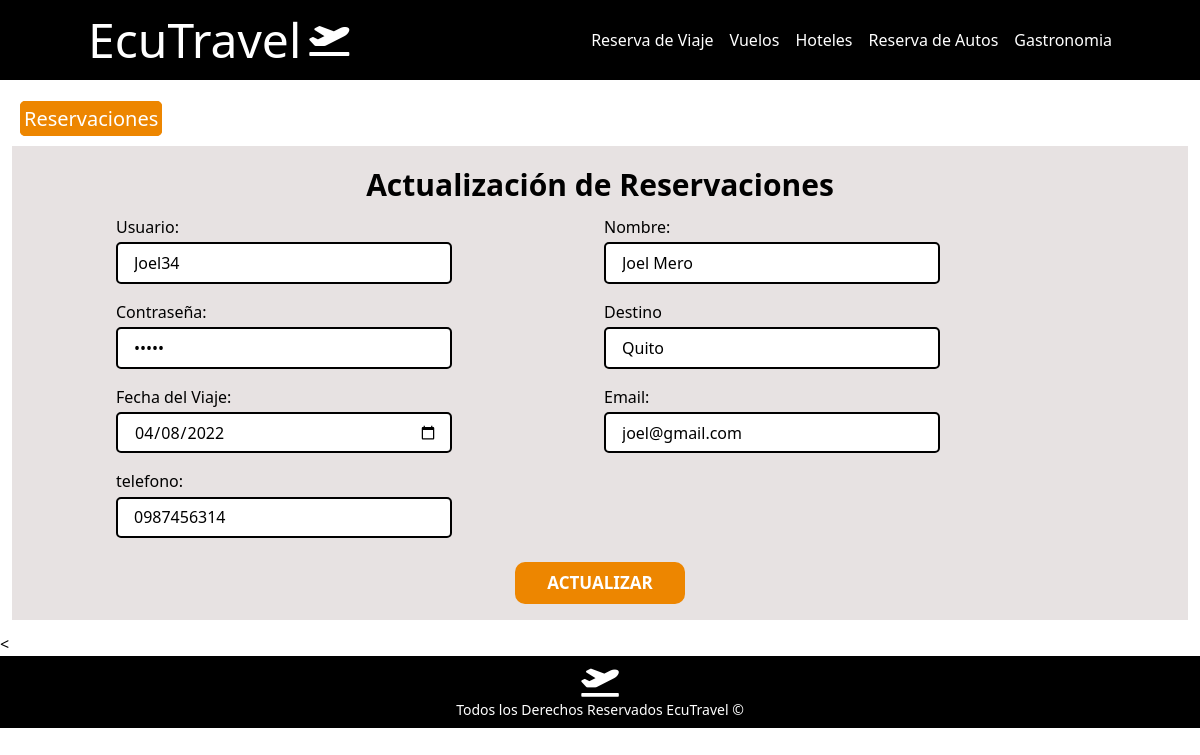
Page /editarViaje?id=2 on the committed database.
### tables this page shows
CREATE TABLE `reserva` (
  `id` int(11)  NOT NULL AUTO_INCREMENT,
  `usuario` varchar(45) DEFAULT NULL,
  `nombre` varchar(45) DEFAULT NULL,
  `contraseña` varchar(45) DEFAULT NULL,
  `destino` varchar(45) DEFAULT NULL,
  `fecha_viaje` date DEFAULT NULL,
  `email` varchar(45) DEFAULT NULL,
  `telefono` varchar(45) DEFAULT NULL,
  PRIMARY KEY (`id`)
);

### controllers/InicioController.php (called while the page is built, shortened)
<?php
require __DIR__ . '/../models/ReservaViaje.php';
class InicioController extends ReservaViaje{
    public static function actualizarReserva(Router $router){
        $id = filter_var( $_GET['id'], FILTER_VALIDATE_INT );
        $ObjectReserva = new ReservaViaje(['id' => $id]);
        $lista = $ObjectReserva->getOne();
        $router->render('inicio/editarViaje', [
            'lista' => $lista
        ]);
    }
}

### public/index.php (called while the page is built, shortened)
<?php
require '../controllers/InicioController.php';
$router = new Router;
$router->get('/vuelos', [VuelosController::class, 'verVuelos']);
$router->get('/gastronomia', [GastronomiaController::class, 'index']);
$router->get('/TenemeaNeysserformulario', [GastronomiaController::class, 'formAdmin']);
$router->get('/hoteles', [HotelController::class, 'index']);
$router->get('/formularioDavila', [HotelController::class, 'verform']);
$router->get('/formAdminhoteles',[HotelController::class, 'formadmin']);
$router->get('/crearHotel', [HotelController::class, 'crearHotel']);
$router->post('/crearHotel', [HotelController::class, 'crearHotel']);
$router->post('/eliminarHotel', [HotelController::class, 'eliminarHotel']);
$router->get('/actualizarHotel', [HotelController::class, 'actualizarHotel']);
$router->post('/actualizarHotel', [HotelController::class, 'actualizarHotel']);
$router->get('/autos', [AutosController::class, 'index']);
$router->get('/inicio', [InicioController::class, 'index']);
$router->get('/admin/vuelos', [VuelosController::class, 'index']);
$router->get('/admin/crearVuelo', [VuelosController::class, 'crearVuelo']);
$router->post('/admin/crearVuelo', [VuelosController::class, 'crearVuelo']);
$router->post('/admin/eliminarVuelo', [VuelosController::class, 'eliminarVuelo']);
$router->get('/admin/actualizarVuelo', [VuelosController::class, 'actualizarVuelo']);
$router->post('/admin/actualizarVuelo', [VuelosController::class, 'actualizarVuelo']);
$router->get('/admin/autos', [AutosController::class, 'adminAutos']);
$router->get('/gastronomia', [GastronomiaController::class, 'index']);
$router->get('/crearPedido', [GastronomiaController::class, 'crearPedido']);
$router->post('/crearPedido', [GastronomiaController::class, 'crearPedido']);
$router->post('/eliminarPedido', [GastronomiaController::class, 'eliminarPedido']);
$router->get('/actualizarPedido', [GastronomiaController::class, 'actualizarPedido']);
$router->post('/actualizarPedido', [GastronomiaController::class, 'actualizarPedido']);
$router->get('/inicio', [InicioController::class, 'index']);
$router->get('/AgregarViaje', [InicioController::class, 'crearReserva']);
$router->post('/AgregarViaje', [InicioController::class, 'crearReserva']);
$router->get('/presentarViaje', [InicioController::class, 'verReservas']);
$router->get('/editarViaje', [InicioController::class, 'actualizarReserva']);
$router->post('/editarViaje', [InicioController::class, 'actualizarReserva']);
$router->post('/eliminarReserva', [InicioController::class, 'eliminarReserva']);
$router->comprobarRutas();

### models/ReservaViaje.php (called while the page is built, shortened)
<?php
class ReservaViaje extends Database{
    function __construct($args = []){
        $this->id =$args['id']??null;
    }
    public function getOne() {
        $sql = "SELECT * from reserva WHERE id = {$this->id};";
        $resultado = self::$db->prepare($sql);
        $resultado->execute();
        $lista = $resultado->fetch(PDO::FETCH_ASSOC);
        return $lista;
    }
}

### views/inicio/editarViaje.php (the view, shortened to what this page needs)
<link rel="stylesheet" href="styles/PrincipalEstilos.css" />
    <link rel="stylesheet" href="styles/style.css"><br>
<div class="reservas">
    <nav>
        <a href="presentarViaje">Reservaciones</a>
    </nav>
</div>
<section class="formu" id="formul">
    <div class= "formulario">
        <h3>Actualización de Reservaciones</h3>
        <form method="post">
            <div class="field">
                <label>Usuario:</label>
                <input type="text" name="usuario" required value="<?php echo isset($lista) ? $lista['usuario']: ''; ?>">
            </div>
            <div class="field">
                <label>Nombre:</label>
                <input type="text" name="nombre" required value="<?php echo isset($lista) ? $lista['nombre'] : '';?>">
            </div>
            <div class="field">
                <label>Contraseña:</label>
                <input type="password" name="contraseña" required value="<?php echo isset($lista) ? $lista['contraseña'] : '';?>">
            </div>
            <div class="field">
                <label for="lugar">Destino</label>
                <input  type="text" name="destino" required  value="<?php echo isset($lista) ? $lista['destino'] : '';?>">
            </div>
            <div class="field">
                <label>Fecha del Viaje:</label>
                <input type="date" name="fecha"  value="<?php echo isset($lista) ? $lista['fecha_viaje'] : '';?>">
            </div>
            <div class="field">
                <label>Email:</label>
                <input type="email" name="email"  required value="<?php echo isset($lista) ? $lista['email'] : '';?>">
            </div>
            <div class="field">
                <label>telefono:</label>
                <input type="number" name="telefono" required value="<?php echo isset($lista) ? $lista['telefono'] : '';?>">
            </div>
            <div class="submit">
                <button>ACTUALIZAR</button>
            </div>
        </form>
    </div>
</section>
<

### public/styles/style.css (style rules this page uses)
html { line-height: 1.5; -webkit-text-size-adjust: 100%; -moz-tab-size: 4; -o-tab-size: 4; tab-size: 4; font-family: ui-sans-serif, system-ui, -apple-system, BlinkMacSystemFont, "Segoe UI", Roboto, "Helvetica Neue", Arial, "Noto Sans", sans-serif, "Apple Color Emoji", "Segoe UI Emoji", "Segoe UI Symbol", "Noto Color Emoji"; }
body { margin: 0; line-height: inherit; }
h1, h2, h3, h4, h5, h6 { font-size: inherit; font-weight: inherit; }
a { color: inherit; text-decoration: inherit; }
button, input, optgroup, select, textarea { font-family: inherit; font-size: 100%; line-height: inherit; color: inherit; margin: 0; padding: 0; }
button, select { text-transform: none; }
button, [type='button'], [type='reset'], [type='submit'] { -webkit-appearance: button; background-color: transparent; background-image: none; }
blockquote, dl, dd, h1, h2, h3, h4, h5, h6, hr, figure, p, pre { margin: 0; }
input::placeholder, textarea::placeholder { opacity: 1; color: #9ca3af; }
button, [role="button"] { cursor: pointer; }
[type='text'],[type='email'],[type='url'],[type='password'],[type='number'],[type='date'],[type='datetime-local'],[type='month'],[type='search'],[type='tel'],[type='time'],[type='week'],[multiple],textarea,select { -webkit-appearance: none; -moz-appearance: none; appearance: none; background-color: #fff; border-color: #6b7280; border-width: 1px; border-radius: 0px; padding-top: 0.5rem; padding-right: 0.75rem; padding-bottom: 0.5rem; padding-left: 0.75rem; font-size: 1rem; line-height: 1.5rem; --tw-shadow: 0 0 #0000; }
input::placeholder,textarea::placeholder { color: #6b7280; opacity: 1; }

### public/styles/PrincipalEstilos.css (style rules this page uses)
.formu { padding: 1rem 0; background-color: #e7e2e2; margin:1%; }
.formulario h3 { text-align: center; font-style: normal; font-weight: 400; font-weight: bold; font-size: 30px; }
form { display: flex; flex-wrap: wrap; justify-content: space-between; width: 100%; max-width: 1000px; margin-right: auto; margin-left: auto; padding: 0 1rem; }
.field { display: flex; flex-direction: column; width: 30rem; margin: 0.5rem 0; }
.field label { font-size: 1rem; margin-bottom: 0.2rem; color: black; }
.field input { font-size: 1rem; height: 2.6rem; width: 70%; padding-left: 1rem; border: 2px solid black; border-radius: 5px; }
.submit { display: flex; width: 100%; justify-content: center; margin-top: 1rem; margin-left: auto; margin-right: auto; }
.submit button { padding: 0.5rem 2rem; font-size: 17px; font-weight: bold; border-radius: 10px; cursor: pointer; background-color: #ED8600; color: white; }
.reservas a { border: 1px solid #ED8600 ; border-radius: 5px; margin-left: 20px; font-size: 20px; padding: 3px; background-color: #ED8600 ; color: white; }

### rows in the picture
reserva: usuario "Joel34", nombre "Joel Mero", destino "Quito", fecha "04/08/2022", email "joel@gmail.com", telefono "0987456314"
